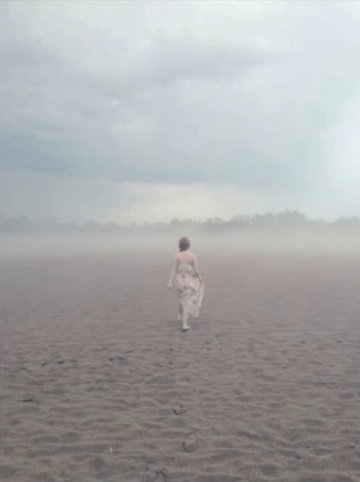
#> input picture images/low_contrast.jpg, 360 x 482 px
$ python IMP_2_11.py
#> lines starting #> are read from the running program, lines starting #| are printed output that depends on the picture
import cv2
import numpy as np
import matplotlib.pyplot as plt

#컬러영상 읽기
img = cv2.imread('images/low_contrast.jpg', cv2.IMREAD_COLOR)
#> img is the input picture: shape (482, 360, 3); mean B, G, R 169, 168.8, 167.8

#컬러영상을 HSV로 변환
img_hsv = cv2.cvtColor(img, cv2.COLOR_BGR2HSV)
#> img_hsv: shape (482, 360, 3); mean H, S, V 61.2, 16.2, 173.7

#V(밝기값) 공간에 히스토그램 평활화 적용
img_hsv[:,:, 2] = cv2.equalizeHist(img_hsv[:,:, 2])
#> img_hsv: shape (482, 360, 3); mean H, S, V 61.2, 16.2, 128.6

#HSV를 BGR로 다시 변환
img2 = cv2.cvtColor(img_hsv, cv2.COLOR_HSV2BGR)
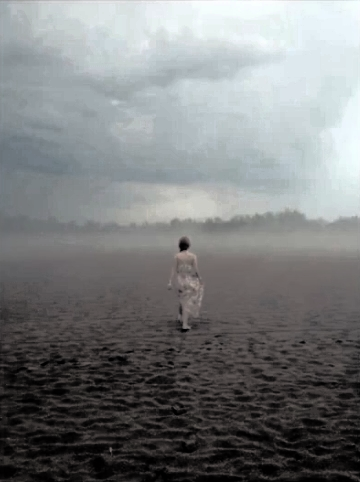
#> img2: shape (482, 360, 3); mean B, G, R 126.1, 125.3, 123

#결과 출력
cv2.imshow('Before', img)
cv2.imshow('After', img2)

cv2.waitKey()
cv2.destroyAllWindows()

$ run again, with images/scene2.jpg copied over images/low_contrast.jpg
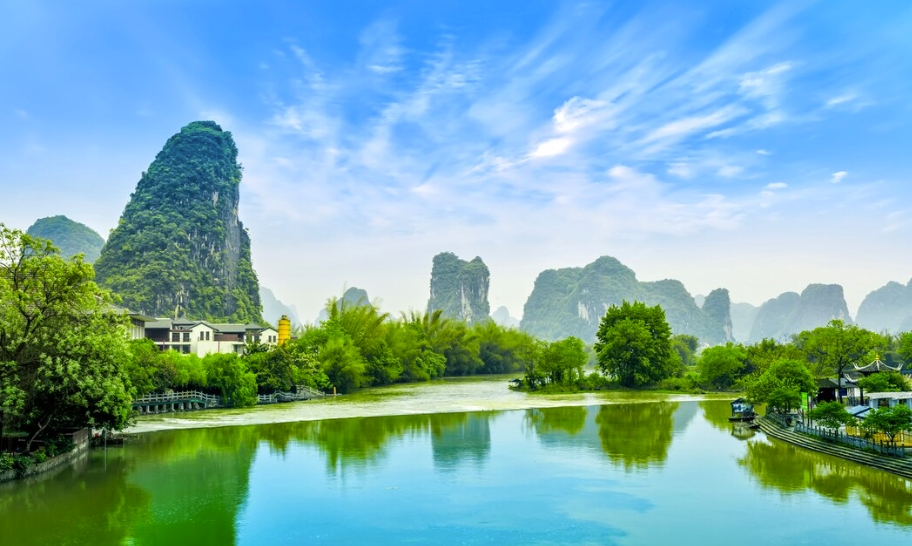
#> input picture images/scene2.jpg, 912 x 546 px
#> img is the input picture: shape (546, 912, 3); mean B, G, R 173.8, 171.5, 123.6
#> `img2 = cv2.cvtColor(img_hsv, cv2.COLOR_HSV2BGR)`:
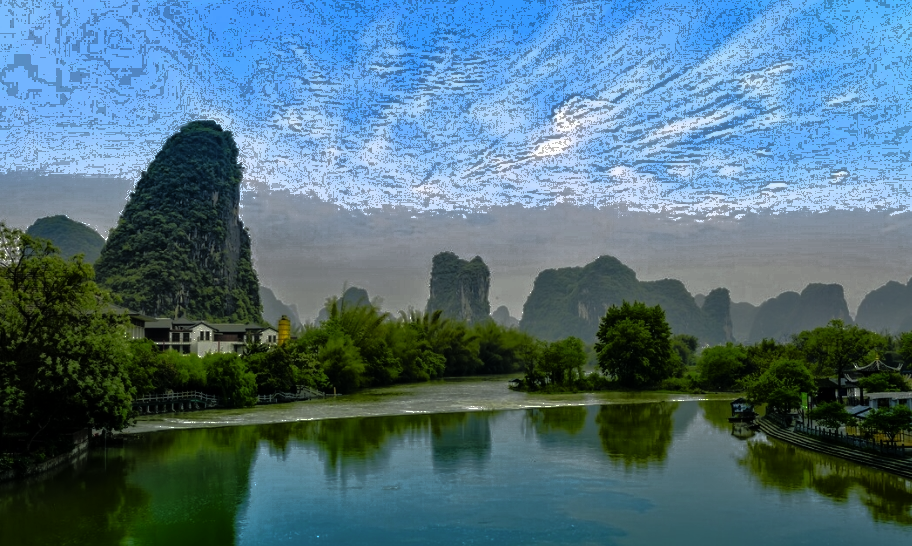
#> img2: shape (546, 912, 3); mean B, G, R 126, 112.2, 80.2

$ run again, with images/sudoku.jpg copied over images/low_contrast.jpg
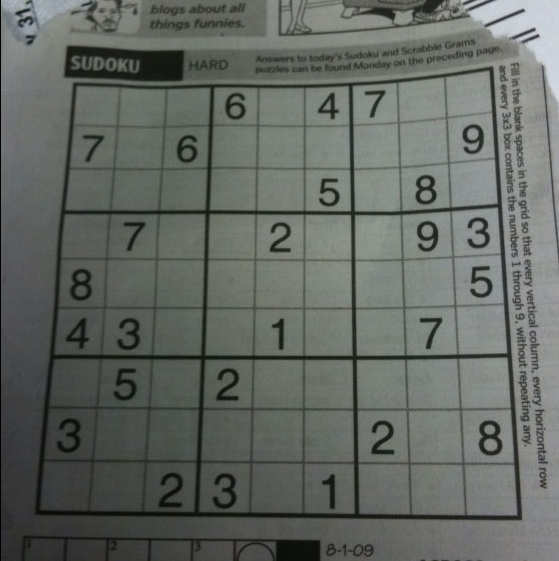
#> input picture images/sudoku.jpg, 559 x 561 px
#> img is the input picture: shape (561, 559, 3); mean B, G, R 99.1, 103.9, 99.7
#> `img2 = cv2.cvtColor(img_hsv, cv2.COLOR_HSV2BGR)`:
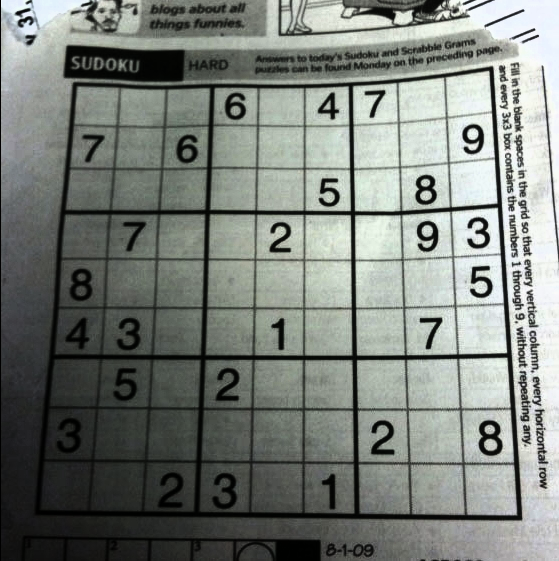
#> img2: shape (561, 559, 3); mean B, G, R 122.5, 128.2, 122.9
